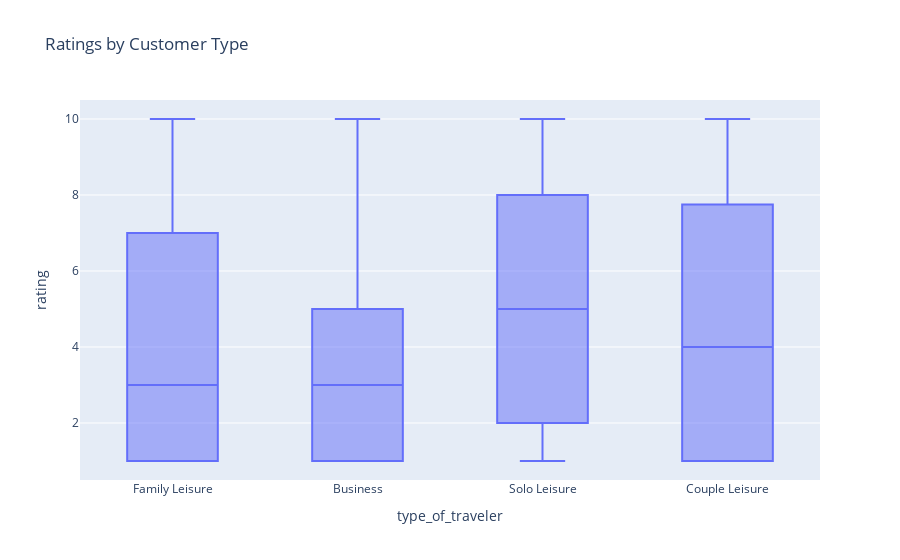

Notebook cell for this chart:
### Markdown cell above
#### Customer Type

### Code cell
# plot ratings by customer type
fig = px.box(reviews_df, x='type_of_traveler', y='rating', title='Ratings by Customer Type')
fig.show()

### Figure 1 — Plotly figure (JSON) as saved in the notebook; plotly's stock layout.template omitted (floating-point values rounded to 4 significant figures; data arrays with more than 128 entries replaced by an {"elided": "..."} marker saying what was removed)
{"data": [{"alignmentgroup": "True", "hovertemplate": "type_of_traveler=%{x}<br>rating=%{y}<extra></extra>", "legendgroup": "", "marker": {"color": "#636efa"}, "name": "", "notched": false, "offsetgroup": "", "orientation": "v", "showlegend": false, "type": "box", "x": {"elided": "3896 str values"}, "x0": " ", "xaxis": "x", "y": {"elided": "3896 int values"}, "y0": " ", "yaxis": "y"}], "layout": {"boxmode": "group", "legend": {"tracegroupgap": 0}, "title": {"text": "Ratings by Customer Type"}, "xaxis": {"anchor": "y", "domain": [0, 1], "title": {"text": "type_of_traveler"}}, "yaxis": {"anchor": "x", "domain": [0, 1], "title": {"text": "rating"}}}}
